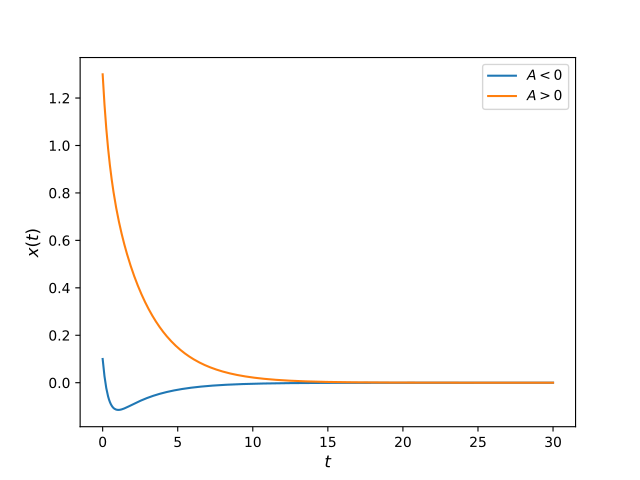

Reproduce this figure in Python.
#!/usr/bin/env python3
# created at Oct 9, 2017 1:03 PM by Nil-Zil

import numpy as np
import matplotlib.pyplot as plt

A = [-0.2, 1]
B = 0.3
gamma = 3
w0 = 1
time = np.linspace(0, 30, 500)


def x(t, A):
    return A * np.exp(-(gamma / 2 - np.sqrt(gamma**2 / 4 - w0**2)) * t) +\
        B * np.exp(-(gamma / 2 + np.sqrt(gamma**2 / 4 - w0**2)) * t)


fig, ax = plt.subplots()
ax.plot(time, x(time, A[0]), label="$A < 0$")
ax.plot(time, x(time, A[1]), label="$A > 0$")
ax.legend(loc="best")
ax.set_xlabel("$t$", fontsize=12)
ax.set_ylabel("$x(t)$", fontsize=12)
fig.savefig("overdamping.pdf")
plt.show()
